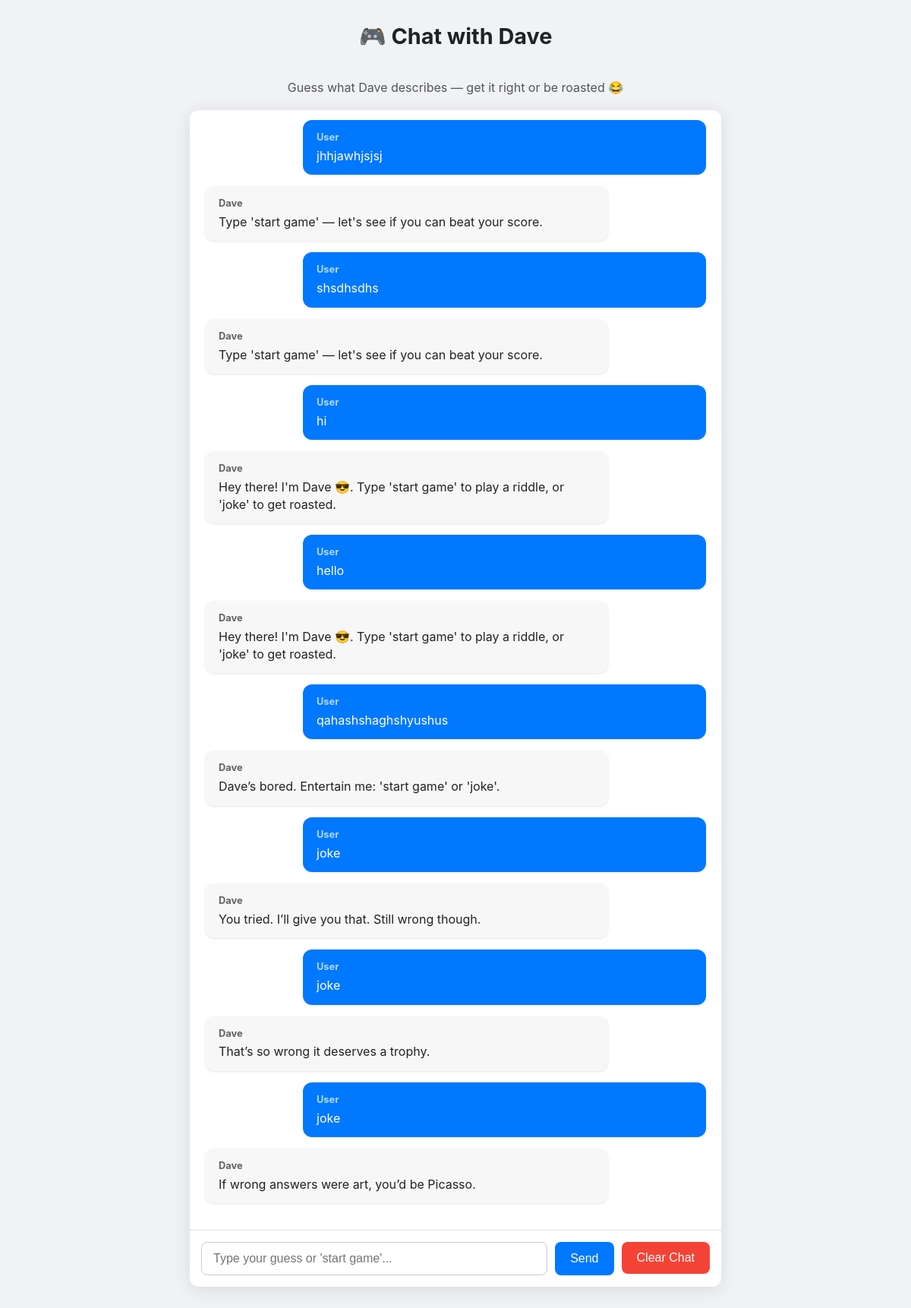
The page / on the database its author committed.
### chat/models.py (models this page shows, shortened)
class Message(models.Model):
    sender = models.CharField(max_length=20)  # 'User' or 'Dave'
    text = models.TextField()
    timestamp = models.DateTimeField(auto_now_add=True)

### chat/views.py (the view, shortened to what this page needs)
# urls.py: path('', views.chat_view, name='chat'),  # main chat page
def chat_view(request):
    form = MessageForm()
    messages = Message.objects.all().order_by("timestamp")
    return render(request, "chat/chat.html", {"messages": messages, "form": form})

### chat/forms.py
class MessageForm(forms.Form):
    message = forms.CharField(max_length=500, widget=forms.TextInput(attrs={
        'placeholder': 'Ask Dave anything...'
    }))

### chat/templates/chat/chat.html (shortened to what this page needs)
<!DOCTYPE html>
<html lang="en">
<head>
</head>
<body>
  <h2>🎮 Chat with Dave</h2>
  <p>Guess what Dave describes — get it right or be roasted 😂</p>
  <div class="container">
    <div class="messages" id="messages">
      {% for message in messages %}
        <div class="msg {% if message.sender == 'User' %}user{% else %}bot{% endif %}">
          <div class="meta">{{ message.sender }}</div>
          <div>{{ message.text }}</div>
        </div>
      {% endfor %}
    </div>
    <div class="controls">
      <form id="sendForm" method="post" style="display:flex; flex:1;">
        <input autocomplete="off" id="messageInput" name="message" type="text"
          placeholder="Type your guess or 'start game'..." required />
        <button class="btn send" type="submit">Send</button>
      </form>
      <form id="clearForm" method="post" style="display:inline;">
        <button class="btn clear" type="submit" onclick="return confirmClear()">Clear Chat</button>
      </form>
    </div>
  </div>
</body>
</html>

### chat/templates/chat/chat.html (style rules this page uses)
body { font-family: "Inter", Arial, sans-serif; background-color: #f0f2f5; margin: 0; display: flex; flex-direction: column; align-items: center; justify-content: flex-start; height: 100vh; color: #333; }
h2 { margin-top: 30px; font-size: 1.8rem; color: #202123; }
p { color: #555; margin-bottom: 20px; }
.container { width: 95%; max-width: 700px; background: white; border-radius: 12px; box-shadow: 0 4px 25px rgba(0, 0, 0, 0.1); display: flex; flex-direction: column; justify-content: space-between; overflow: hidden; height: 80vh; }
.messages { flex: 1; padding: 20px; overflow-y: auto; scroll-behavior: smooth; }
.msg { display: flex; flex-direction: column; margin-bottom: 15px; }
.msg.bot { background-color: #f7f7f8; color: #222; align-self: flex-start; padding: 14px 18px; border-radius: 12px; max-width: 75%; line-height: 1.4; word-wrap: break-word; box-shadow: 0 1px 3px rgba(0,0,0,0.1); }
.msg.user { background-color: #0078ff; color: #fff; align-self: flex-end; padding: 14px 18px; border-radius: 12px; max-width: 75%; line-height: 1.4; word-wrap: break-word; box-shadow: 0 1px 3px rgba(0,0,0,0.1); margin-left: auto; }
.meta { font-weight: bold; font-size: 0.8rem; opacity: 0.7; margin-bottom: 4px; }
.controls { display: flex; padding: 15px; border-top: 1px solid #ddd; background-color: #fff; }
.controls input[type="text"] { flex: 1; padding: 12px 15px; border: 1px solid #ccc; border-radius: 8px; font-size: 1rem; outline: none; transition: 0.2s; }
.btn { margin-left: 10px; border: none; border-radius: 8px; padding: 12px 20px; font-size: 1rem; cursor: pointer; transition: 0.3s; color: #fff; }
.btn.send { background-color: #0078ff; }
.btn.clear { background-color: #f44336; }

### rows shown on the page
Message: sender "User", text "jhhjawhjsjsj"
Message: sender "Dave", text "Type 'start game' — let's see if you can beat your score."
Message: sender "User", text "shsdhsdhs"
Message: sender "Dave", text "Type 'start game' — let's see if you can beat your score."
Message: sender "User", text "hi"
Message: sender "Dave", text "Hey there! I'm Dave 😎. Type 'start game' to play a riddle, or 'joke' to get roasted."
Message: sender "User", text "hello"
Message: sender "Dave", text "Hey there! I'm Dave 😎. Type 'start game' to play a riddle, or 'joke' to get roasted."
Message: sender "User", text "qahashshaghshyushus"
Message: sender "Dave", text "Dave’s bored. Entertain me: 'start game' or 'joke'."
Message: sender "User", text "joke"
Message: sender "Dave", text "You tried. I’ll give you that. Still wrong though."
Message: sender "User", text "joke"
Message: sender "Dave", text "That’s so wrong it deserves a trophy."
Message: sender "User", text "joke"
Message: sender "Dave", text "If wrong answers were art, you’d be Picasso."
